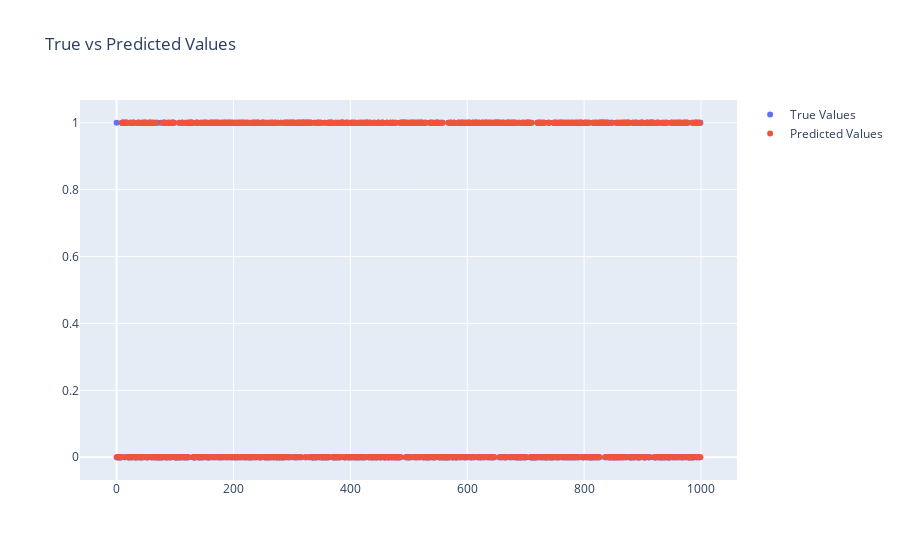

Here is the notebook cell this chart was saved with:
### Markdown cell above
### Evaluating the Model on Test Data

### Code cell
X_test = torch.tensor(X_test, dtype=torch.float32).to(device)

b_cls_model.eval()

with torch.no_grad():
    test_preds = b_cls_model(X_test)
    test_preds = (test_preds.detach().clone() > pred_threshold)
    test_preds = test_preds.float().cpu().numpy().flatten()

x = np.arange(0, X_test.shape[0])
pp.plot_data(
    true_vals=pp.create_trace(x, y_test, name="True Values", mode="markers"),
    pred_vals=pp.create_trace(x, test_preds, name="Predicted Values", mode="markers"),
    title="True vs Predicted Values",
)

### Figure 1 — Plotly figure (JSON) as saved in the notebook; plotly's stock layout.template omitted (floating-point values rounded to 4 significant figures; data arrays with more than 128 entries replaced by an {"elided": "..."} marker saying what was removed)
{"data": [{"mode": "markers", "name": "True Values", "text": "", "type": "scatter", "x": {"elided": "1000 int values"}, "y": {"elided": "1000 int values"}}, {"mode": "markers", "name": "Predicted Values", "text": "", "type": "scatter", "x": {"elided": "1000 int values"}, "y": {"elided": "1000 float values"}}], "layout": {"title": {"text": "True vs Predicted Values"}, "xaxis": {"title": {"text": ""}}, "yaxis": {"title": {"text": ""}}}}
